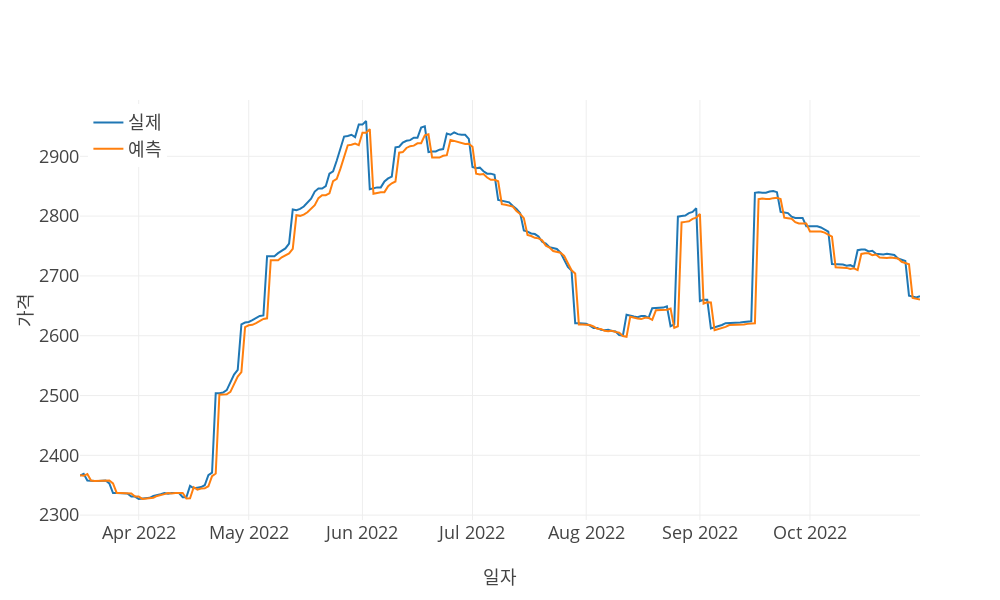

This figure's notebook cell:
### Markdown cell above
# Machine learning

### Code cell
print("\nSupport Vector Regression")
svr, _ = support_vector_regression(X_train, y_train, search=True, **ml_searchCV_params)
svr_predictions = svr.predict(X_test)
model_eval(y_test, svr_predictions, predictions_x_axis, stdout=stdout, vis=vis, **{'scaler': output_scaler})

### Figure 1 — Plotly figure (JSON) as saved in the notebook; plotly's stock layout.template omitted (floating-point values rounded to 4 significant figures; data arrays with more than 128 entries replaced by an {"elided": "..."} marker saying what was removed)
{"data": [{"mode": "lines", "name": "실제", "type": "scatter", "x": {"elided": "230 str values"}, "y": {"elided": "230 int values"}}, {"mode": "lines", "name": "예측", "type": "scatter", "x": {"elided": "230 str values"}, "y": {"elided": "230 float values"}}], "layout": {"height": 600, "legend": {"x": 0.01, "xanchor": "left", "y": 0.99, "yanchor": "top"}, "width": 1000, "xaxis": {"title": {"text": "일자"}}, "yaxis": {"title": {"text": "가격"}}}}
